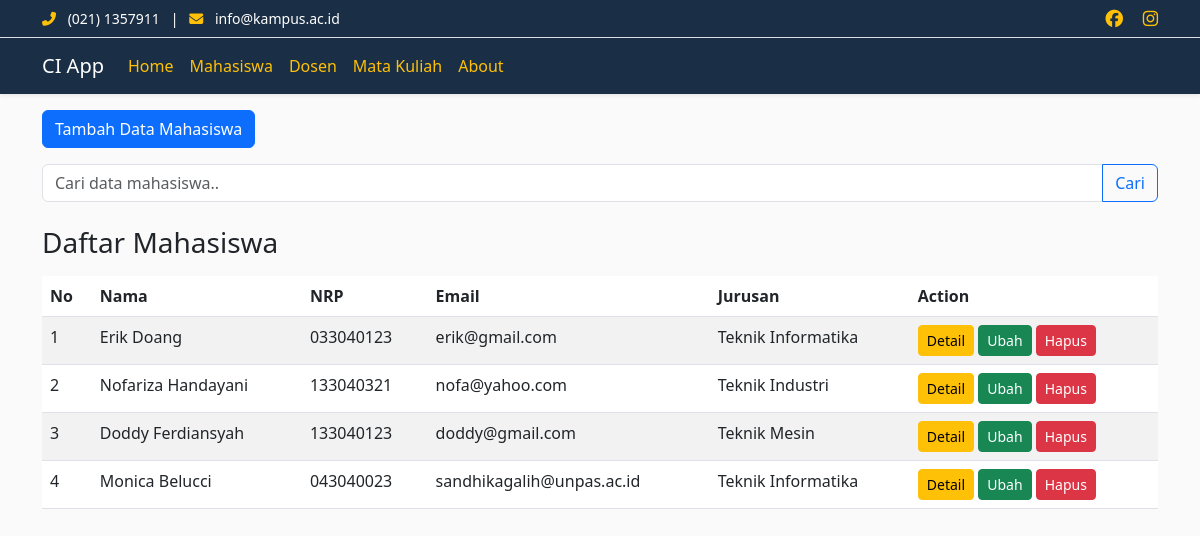
Screenshot of /index.php/mahasiswa with the database file from the repository.
### tables this page shows
CREATE TABLE `mahasiswa` (
  `id` int(11) NOT NULL,
  `nama` varchar(100) NOT NULL,
  `nrp` varchar(15) NOT NULL,
  `email` varchar(100) NOT NULL,
  `jurusan` varchar(100) NOT NULL
);

### application/controllers/Mahasiswa.php (called while the page is built, shortened)
<?php
class Mahasiswa extends CI_Controller {
    public function __construct()
    {
        $this->load->model('Mahasiswa_model');
        $this->load->library('form_validation');
    }
    public function index()
    {
        $data['judul']='Data Mahasiswa';
        $data['mahasiswa'] = $this->Mahasiswa_model->getAllMahasiswa();
        $this->load->view('templates/header', $data);
        $this->load->view('mahasiswa/index', $data);
        $this->load->view('templates/footer');
    }
}

### index.php (called while the page is built, shortened)
<?php
require_once BASEPATH.'core/CodeIgniter.php';

### application/models/Mahasiswa_model.php (called while the page is built, shortened)
<?php
class Mahasiswa_model extends CI_Model {
    public function getAllMahasiswa ()
    {
        return $this->db->get('mahasiswa')->result_array();
    }
}

### application/views/mahasiswa/index.php (the view, shortened to what this page needs)
<div class="container">
        <div class="row mt-3">
            <div class="col-md-6">
            <a href="<?= base_url(); ?>mahasiswa/tambah" class="btn btn-primary">Tambah Data Mahasiswa</a>
            </div>
        </div>
    <div class="row mt-3">
        <div class="col md 6">
        <form action="<?= base_url('mahasiswa'); ?>" method="post">
            <div class="input-group">
            <input type="text" class="form-control" placeholder="Cari data mahasiswa.." name="keyword">
            <button class="btn btn-outline-primary" type="submit">Cari</button>
            </div>
        </form>
        </div>
    </div>
  <div class="row mt-4">
    <div class="col-md-12">
      <h3>Daftar Mahasiswa</h3>
      <?php if (empty($mahasiswa)) : ?>
        <div class="alert alert-danger" role="alert">
          Data mahasiswa tidak ditemukan.
        </div>
      <?php else : ?>
        <table class="table table-striped table-hover mt-3">
          <thead class="white">
            <tr>
              <th>No</th>
              <th>Nama</th>
              <th>NRP</th>
              <th>Email</th>
              <th>Jurusan</th>
              <th>Action</th>
            </tr>
          </thead>
          <tbody>
            <?php $no = 1;
            foreach ($mahasiswa as $mhs) : ?>
              <tr>
                <td><?= $no++; ?></td>
                <td><?= $mhs['nama']; ?></td>
                <td><?= $mhs['nrp']; ?></td>
                <td><?= $mhs['email']; ?></td>
                <td><?= $mhs['jurusan']; ?></td>
                <td>
                  <a href="<?= base_url(); ?>mahasiswa/detail/<?= $mhs['id']; ?>" class="btn btn-warning btn-sm">Detail</a>
                  <a href="<?= base_url(); ?>mahasiswa/ubah/<?= $mhs['id']; ?>" class="btn btn-success btn-sm">Ubah</a>
                  <a href="<?= base_url(); ?>mahasiswa/hapus/<?= $mhs['id']; ?>" class="btn btn-danger btn-sm" onclick="return confirm('Yakin ingin menghapus?');">Hapus</a>
                </td>
              </tr>
            <?php endforeach; ?>
          </tbody>
        </table>
      <?php endif; ?>
    </div>
  </div>
</div>

### application/views/templates/header.php (style rules this page uses)
body { background-color: #FAFAFA; }

### rows the page displays
mahasiswa: nama "Erik Doang", nrp "033040123", email "erik@gmail.com", jurusan "Teknik Informatika"
mahasiswa: nama "Nofariza Handayani", nrp "133040321", email "nofa@yahoo.com", jurusan "Teknik Industri"
mahasiswa: nama "Doddy Ferdiansyah", nrp "133040123", email "doddy@gmail.com", jurusan "Teknik Mesin"
mahasiswa: nama "Monica Belucci", nrp "043040023", email "sandhikagalih@unpas.ac.id", jurusan "Teknik Informatika"
